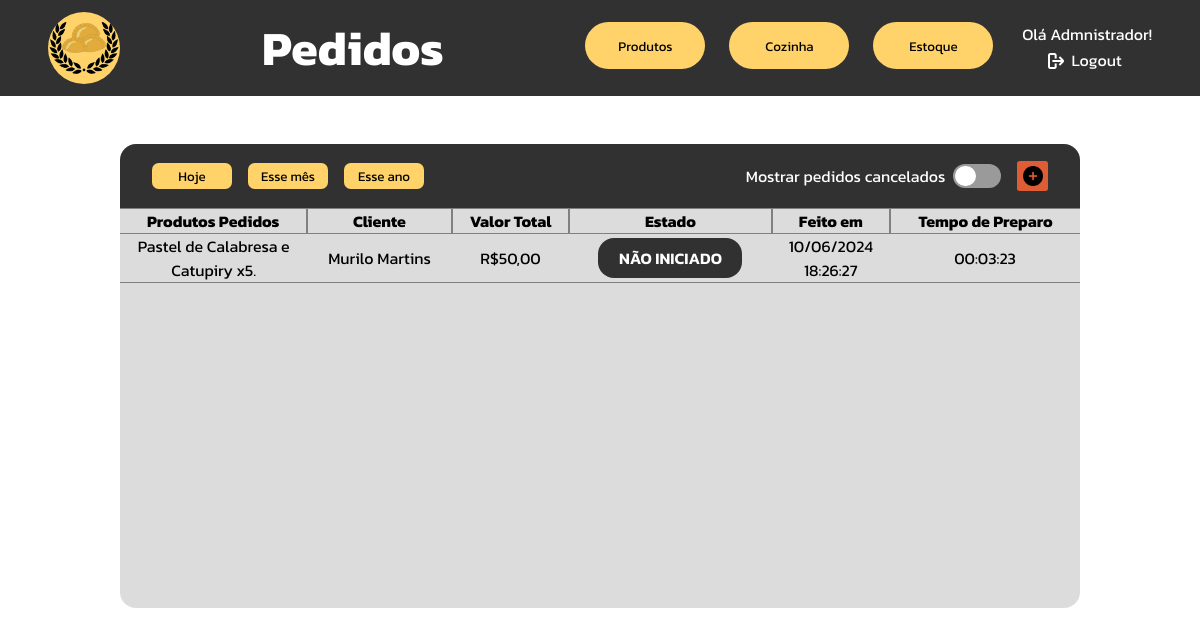
The page /php/tabelaPedidos.php (signed in) on the database its author committed.
### tables this page shows
CREATE TABLE `pedidos` (
  `id_pedido` int(11) NOT NULL,
  `id_cliente` int(11) NOT NULL,
  `valor_total` decimal(10,2) NOT NULL,
  `dataHora_pedido` timestamp NULL DEFAULT NULL,
  `pedido_iniciado` timestamp NULL DEFAULT NULL,
  `pedido_finalizado` timestamp NULL DEFAULT NULL,
  `estado` varchar(15) NOT NULL
);

CREATE TABLE `clientes` (
  `cli_id` int(11) NOT NULL,
  `cli_nome` varchar(70) NOT NULL,
  `cli_cel` varchar(14) NOT NULL,
  `cli_email` varchar(100) NOT NULL,
  `cli_endereco` varchar(100) NOT NULL,
  `cli_cpf` varchar(14) NOT NULL,
  `cli_rg` varchar(12) NOT NULL,
  `cli_descricao` varchar(1000) NOT NULL
);

### php/utilities/getFilterTags.php (called while the page is built)
<?php
    function getFilterTags($timestamp){
        $tags = "";
        $arrayDate = explode("-", explode(" ", $timestamp)[0]);
        $date = explode("-", date("Y-m-d"));
        if($arrayDate[0] == $date[0] && $arrayDate[1] == $date[1] && $arrayDate[2] == $date[2]){
            $tags = $tags."dia;";
        }
        if($arrayDate[0] == $date[0] && $arrayDate[1] == $date[1]){
            $tags = $tags."mes;";
        }
        if($arrayDate[0] == $date[0]){
            $tags = $tags."ano;";
        }
        return $tags;
    }
?>

### php/utilities/fixMoney.php (called while the page is built)
<?php
    function fixMoney($value){
        return str_replace(".", ",", sprintf("%1$.2f", $value));
    }
?>

### php/utilities/getStatusClass.php (called while the page is built)
<?php
    function getStatusClass($status){
        $status_list = [
            "Não Iniciado" => "n-iniciado",
            "Em Andamento" => "em-andamento",
            "Concluído" => "concluido",
            "Cancelado" => "cancelado",
            "Entregue" => "entregue"
        ];
        return $status_list[$status];
    }
?>

### php/tabelaPedidos.php (the view, shortened to what this page needs)
<?php
    include "utilities/fixMoney.php";
    include "utilities/getStatusClass.php";
    include "utilities/getFilterTags.php";
    function getProducts($id){
        include "utilities/mysql_connect.php";
        $str_prods = "";
        $prods = mysqli_query($connection, "select pr.nome_prod, pp.qtd_prod from produtos_pedido pp, produtos pr where pp.id_prod = pr.id_prod and pp.id_pedido = $id;");
        while($output = mysqli_fetch_array($prods)){
            $str_prods = $str_prods."$output[0] x$output[1], ";
        }
        echo substr($str_prods, 0, -2).".";
    }
    function tratarData($data){
        $date_array = explode("-",$data);
        return $date_array[2]."/".$date_array[1]."/".$date_array[0];
    }
    function table(){
        include "utilities/mysql_connect.php";
        $query = mysqli_query($connection, "select id_pedido, estado, valor_total, pedido_iniciado, pedido_finalizado, dataHora_pedido, id_cliente from pedidos order by dataHora_pedido desc, estado;");
        while($output = mysqli_fetch_array($query)){
            $tags = getFilterTags($output[5]);
            $status_class = getStatusClass($output[1]);
            $price = fixMoney($output[2]);
            $cliente = mysqli_fetch_array(mysqli_query($connection, "select cli_nome from clientes where cli_id = $output[6]"))[0];
            $date_time = explode(" ", $output[5]);
            $date = tratarData($date_time[0]);
            $time = $date_time[1];
            if($output[1] == "Cancelado"){
                echo"<tr class='normal-row' style='display: none;' id='$tags-cancelado'>";
            }else{
                echo"<tr class='normal-row' id='$tags'>";
            }
            echo"<td style='max-width: 7em; padding-left: .5em; padding-right: .5em;'>";
            getProducts($output[0]);
            echo"</td>";
            echo"<td>$cliente</td>";
            echo"<td>R$$price</td>";
            echo"<td><div style='display: flex; justify-content: center;'><div class='$status_class'>$output[1]</div></div></td>";
            echo"<td><div>$date</div><div>$time</div></td>";
            if($output[1] == "Cancelado" || ($output[3] != null && $output[4] != null)){
                $vals = getTimer($output[4], $output[5]);
                echo"<td id='timer$output[0]' style='color: $vals[1];'>$vals[0]</td>";
            }else{
                echo"<td id='timer$output[0]'>00:00:00:</td>";
            }
            echo"</tr>";
        }
    }
?>
<!DOCTYPE html>
<html lang="pt-br">
<head>
    <link rel="stylesheet" href="../css/tabelaPedidos.css">
</head>
<body>
    <div class="navbar">
        <?php
            if($_SESSION['user_flag'] != 'f' && $_SESSION['user_flag'] != 'c'){
                echo"<a href='adm_dashboard.php'>
                        <div class='logo'></div>
                    </a>";
            }else{
                echo"<a href='user_dashboard.php'>
                        <div class='logo'></div>
                    </a>";
            }
        ?>
        <h1>Pedidos</h1>
        <div class="menu">
            <?php
                if($_SESSION['user_flag'] != 'f' && $_SESSION['user_flag'] != 'c'){
                    echo"<a href='tabelaProdutos.php'><button>Produtos</button></a>
                        <a href='cozinha.php'><button>Cozinha</button></a>
                        <a href='tabelaEstoque.php'><button>Estoque</button></a>";
                }else{
                    echo"<a href='cozinha.php'><button>Cozinha</button></a>";
                }
            ?>
            <div class="user-area">
                <?php
                $username = $_SESSION['username'];
                echo "<p>Olá $username!</p>";
                ?>
                <a href="sessionEnded.php">
                    <div class="logout"><img src="../images/icons/logout.png">
                        <p>Logout</p>
                    </div>
                </a>
            </div>
        </div>
    </div>
    <div class="center">
        <div class="table-header">
            <div id="filter">
                <button id='filterDia' onclick='filter("dia", this.id)'>Hoje</button>
                <button id='filterMes' onclick='filter("mes", this.id)'>Esse mês</button>
                <button id='filterAno' onclick='filter("ano", this.id)'>Esse ano</button>
            </div>
            <div id="menu">
                <div style="display: flex; justify-content: center; align-items: center; gap: .5em;">
                    <p>Mostrar pedidos cancelados</p>
                    <div style="display: flex; justify-content: center; align-items: center;">
                        <label class='toggle' for="visibilityCheckbox"></label>
                    </div>
                </div>
                <a href='pdv.php'><button><img src="../images/icons/plus.png"></button></a>
            </div>
        </div>
        <div class="table-holder">
            <table>
                <tr style="position: sticky; top: 0; background-color: #dcdcdc;" id='header'>
                <th style="border-left: none;">Produtos Pedidos</th>
                <th>Cliente</th>
                <th>Valor Total</th>
                <th>Estado</th>
                <th>Feito em</th>
                <th style="border-right: none;">Tempo de Preparo</th></tr>
                <?php
                    table();
                ?>
            </table>
        </div>
    </div>
</body>
</html>

### css/tabelaPedidos.css (style rules this page uses)
* { padding: 0; margin: 0; font-family: "Kanit", Arial, Helvetica, sans-serif; }
body { overflow: hidden; }
.navbar { height: 6em; background-color: #313131; display: flex; justify-content: space-between; align-items: center; padding-left: 3em; padding-right: 3em; }
.navbar h1 { color: white; font-size: 3em; }
.navbar .logo { height: 4.5em; width: 4.5em; border-radius: 3em; background-color: #FFD369; background-image: url('../images/logo.png'); background-size: contain; background-repeat: no-repeat; background-position: center center; }
.navbar .menu { display: flex; gap: 1.5em; }
.navbar .menu button { width: 9em; height: 3.5em; background-color: #FFD369; border: none; border-radius: 2em; cursor: pointer; transition: 200ms; }
.navbar .menu .user-area { display: flex; flex-direction: column; align-items: center; color: white; }
.navbar .menu .user-area p { margin-bottom: .1em; }
.navbar .menu .user-area .logout { display: flex; align-items: center; }
.navbar .menu .user-area a { text-decoration: none; color: white; }
.navbar .menu .user-area p { margin-left: .3em; }
.navbar .menu .user-area .logout img { width: 1em; height: 1em; filter: invert(100%); margin-right: .2em; }
.center { height: calc(100vh - 6em); display: flex; justify-content: start; align-items: center; flex-direction: column; }
.table-header { margin-top: 3em; width: 60em; height: 4em; background-color: #313131; border-radius: 1em 1em 0 0; display: flex; justify-content: space-between; align-items: center; }
.table-header #filter { margin-left: 2em; display: flex; justify-content: center; align-items: center; gap: 1em; }
.table-header #filter button { width: 6em; height: 2em; border: none; border-radius: .5em; cursor: pointer; display: flex; align-items: center; justify-content: center; background-color: #FFD369; transition: 200ms; }
.table-header #menu { margin-right: 2em; display: flex; justify-content: center; align-items: center; gap: 1em; }
.table-header #menu button { width: 2.3em; height: 2.3em; border: none; border-radius: .2em; cursor: pointer; background-color: #DE5D35; display: flex; align-items: center; justify-content: center; transition: 200ms; }
.table-header #menu button img { width: 1.5em; height: 1.5em; }
.table-header #menu p { color: white; }
.table-header #menu .toggle { width: 3em; height: 1.5em; border: none; border-radius: 1em; background-color: #9a9a9a; }
.table-header #menu .toggle::before { position: absolute; content: ""; background-color: #fff; width: 1.3em; height: 1.3em; border-radius: 1em; margin: .1em; transition: 200ms; }
.table-holder { width: 60em; height: 25em; background-color: #dcdcdc; border-radius: 0 0 1em 1em; overflow-y: scroll; }
.table-holder table { width: 60em; border-spacing: 0; text-align: center; }
.table-holder table th { border: .1em solid grey; }
.table-holder table td { border-bottom: .1em solid grey; }
.n-iniciado { text-transform: uppercase; width: 8em; padding: .5em; border-radius: 1em; font-weight: 600; color: white; background-color: #313131; }

### rows shown on the page
pedidos: str_prods "Pastel de Calabresa e Catupiry x5", id_cliente.cli_nome "Murilo Martins", valor_total "50,00", estado "NÃO INICIADO", dataHora_pedido "10/06/2024", dataHora_pedido "18:26:27"

### other values the page prints
$username "Admnistrador"
